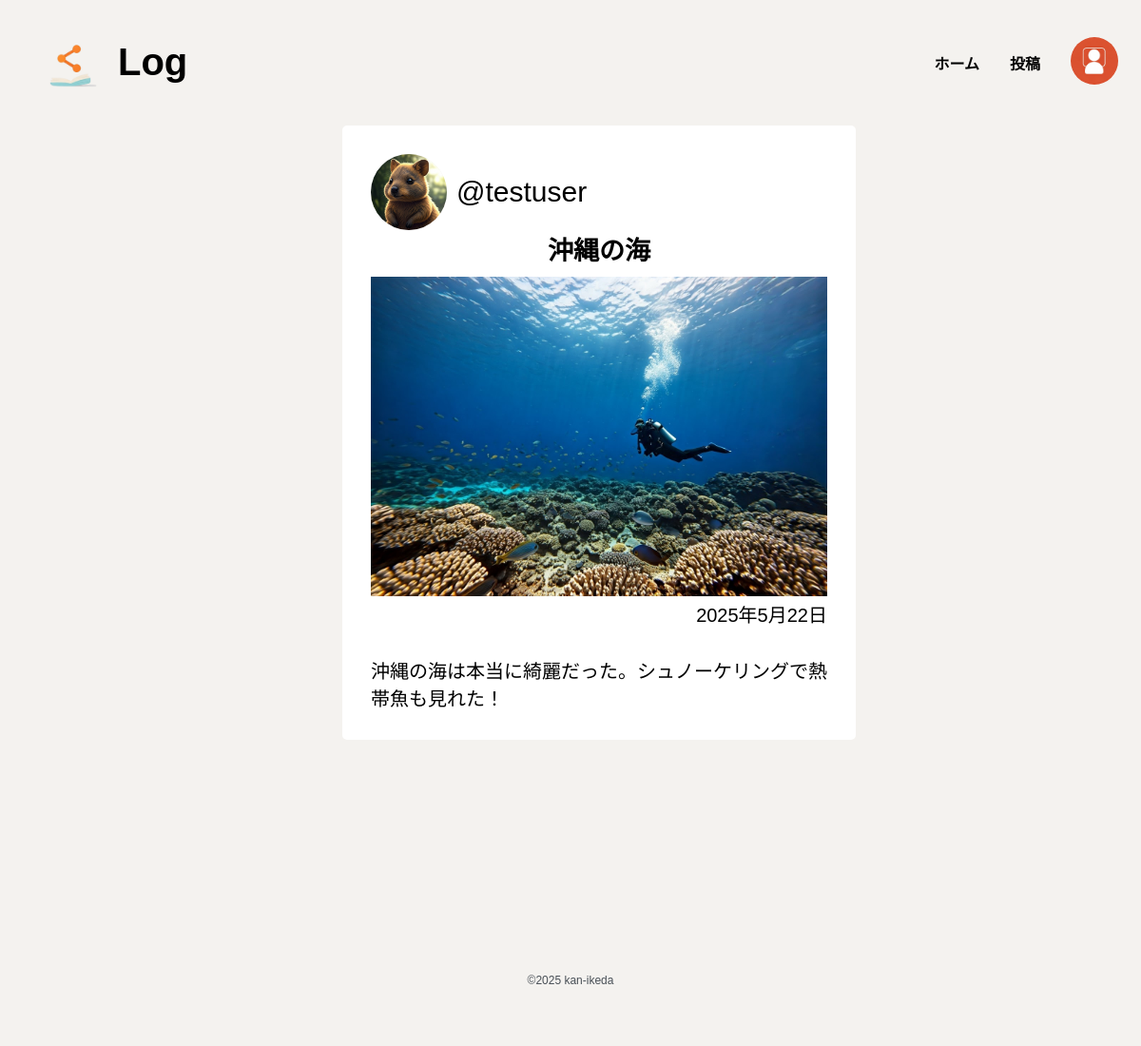
The app's page /11/ with its own data.
### mylog/models.py (models this page shows, shortened)
class Log(models.Model):
    title = models.CharField('タイトル', max_length=100)
    image = models.ImageField('画像', upload_to='logs/', blank=True, null=True)
    date = models.DateField('日付', auto_now_add=True)
    author = models.ForeignKey(User, on_delete=models.CASCADE, verbose_name='作者')
    content = models.TextField('内容', blank=True, null=True)
    tags = models.ManyToManyField(Tag, related_name='タグ')
    datetime = models.DateTimeField(auto_now_add=True)
    is_public = models.BooleanField(default=True)

### accounts/models.py (models this page shows, shortened)
class Profile(models.Model):
    user = models.OneToOneField(User, on_delete=models.CASCADE)
    bio = models.TextField(max_length=500, blank=True)
    birth_date = models.DateField(null=True, blank=True)
    avatar = models.ImageField(upload_to='avatars/', null=True, blank=True)

### mylog/views.py (the view)
# urls.py: path('<int:pk>/', views.LogDetailView.as_view(), name='log_detail'), # 日記詳細
class LogDetailView(DetailView):
    model = Log
    template_name = 'mylog/log_detail.html'
    context_object_name = 'log'

### templates/mylog/log_detail.html (shortened to what this page needs)
{% extends 'base.html' %}
{% load static %}
{% block extra_css %}
    <link rel="stylesheet" type="text/css" href="{% static 'css/log_detail.css' %}">
{% endblock %}
{% block content %}
<div class="body">
    <div class="detail">
        <div class="author bg-w">
            <div class="author_icon bg-w">
                {% if log.author.profile.avatar %}
                    <img src="{{ log.author.profile.avatar.url }}" alt="ユーザーアイコン">
                {% else %}
                    <img src="{% static 'images/user_ikon.png' %}" alt="デフォルトユーザーアイコン">
                {% endif %}
            </div>
            <div class="user_name bg-w">
                @{{ log.author.username }}
            </div>
        </div>
        <div class="title bg-w"><h2 class="bg-w">{{ log.title }}</h2></div>
        <div class="log_img bg-w">
            {% if log.image %}
                <img src="{{ log.image.url }}" alt="投稿画像" class="bg-w">
            {% else %}
                <img src="{% static 'images/NoImage.jpg' %}" alt="画像なし" class="bg-w">
            {% endif %}
        </div>
        <div class="word bg-w">
            <div class="date bg-w">{{ log.date }}</div>
        </div>
        <div class="content bg-w">{{ log.content }}</div>
    </div>
</div>
{% endblock %}

### static/css/base.css (style rules this page uses)
* { background-color: #F4F2EF; color: black; text-align: center; }
body { font-family: sans-serif; margin: 0; }
img { width: 100px; height: 100px; }
.bg-w { background-color: #fff; }

### static/css/log_detail.css (style rules this page uses)
.body { width: 40%; margin: 0 auto; }
.detail h2 { font-size: 27px; margin: 0 0 10px 0; }
.detail { width: 100%; display: flex; flex-direction: column; background-color: #fff; padding: 30px; border-radius: 5px; }
.log_img img { width: 100%; height: auto; }
.word { display: flex; justify-content: right; font-size: 20px; }
.content { margin-top: 30px; font-size: 20px; text-align: left; }
.author_icon img { width: 80px; height: 80px; border-radius: 50%; display: block; }
.author { display: flex; align-items: center; }
.user_name { margin: 0 0 0 10px; font-size: 30px; }

### records on screen
Log: author.profile.avatar (picture), author.username "testuser", title "沖縄の海", image (picture), date "2025年5月22日", content "沖縄の海は本当に綺麗だった。シュノーケリングで熱帯魚も見れた！"
